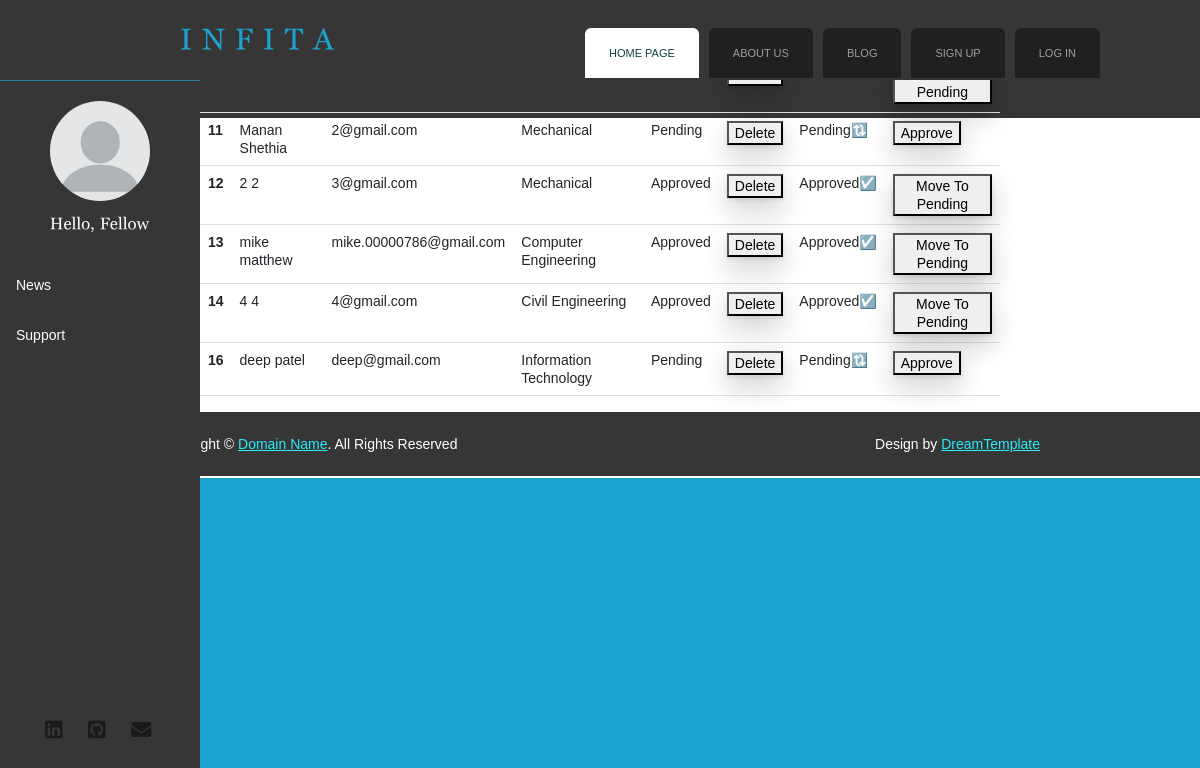
/studentList/, run on the app's committed database.
### onlineexamapp/models.py (models this page shows, shortened)
class User(models.Model): # STUDENT
    userType = models.CharField(max_length = 100, default = "Student")
    fname = models.CharField(max_length = 100)
    lname = models.CharField(max_length = 100)
    email = models.CharField(max_length = 100)
    mobile = models.CharField(max_length = 100)
    course = models.CharField(max_length = 100, default="")
    gender = models.CharField(max_length = 100)
    password = models.CharField(max_length = 100)
    address = models.TextField()
    profilePic = models.ImageField(upload_to = 'profilePic/', default="")
    userStatus = models.CharField(max_length = 100, default = "Pending")

### onlineexamapp/views.py (the view)
# urls.py: path('studentList/', views.studentList, name='studentList'),
def studentList(request):
    studentsList = User.objects.filter(userType = "Student")
    return render(request, 'studentList.html', {'studentsList': studentsList})

### onlineexamapp/templates/studentList.html (shortened to what this page needs)
{% extends 'header.html' %}
{% load static %}
{% block content %}
<!DOCTYPE html>
<html lang="en">
<head>
</head>
<body>
    <table class="table table-hover static-table" align="center" id="studentTable">
        <thead>
          <tr>
            <th scope="col">#</th>
            <th scope="col">Name</th>
            <th scope="col">Email</th>
            <th scope="col">Course</th>
            <th scope="col">Status</th>
            <th scope="col">Delete</th>
            <th scope="col">Status</th>
            <th scope="col">Approve</th>
          </tr>
        </thead>
        <tbody>
          {% for i in studentsList %}
          <tr>
            <th scope="row">{{i.id}}</th>
            <td>{{i.fname}} {{i.lname}}</td>
            <td>{{i.email}}</td>
            <td>{{i.course}}</td>
            <td>{{i.userStatus}}</td>
            {% if i.userStatus == "Approved" %}
            <td><button type="button">Delete</button></td>
            <td>Approved☑️</td>
            <td><button type="button" id="{{i.id}}">Move To Pending</button></td>
            {% else %}
            <td><button type="button">Delete</button></td>
            <td>Pending🔃</td>
            <td><button type="button" id="{{i.id}}">Approve</button></td>
            {% endif %}
          </tr>
          {% endfor %}
        </tbody>
      </table>
</body>
</html>
{% endblock %}

### onlineexamapp/static/css/style.css (style rules this page uses)
body { margin: 0; padding: 0; width: 100%; color: #28ecfa; font: normal 12px/1.5em "Liberation sans", Arial, Helvetica, sans-serif; background: #1ca2ce url(../images/main_bg.gif) repeat-x left top; }
html, .main { padding: 0; margin: 0; }
button { box-shadow: rgba(0, 0, 0, 0.2) 0px 12px 28px 0px, rgba(0, 0, 0, 0.1) 0px 2px 4px 0px, rgba(255, 255, 255, 0.05) 0px 0px 0px 1px inset; }

### onlineexamapp/templates/studentList.html (style rules this page uses)
body { text-align: center; }
.static-table { text-align: left; width: 800px; }

### data on the page
User: id "11", fname "Manan", lname "Shethia", email "2@gmail.com", course "Mechanical", userStatus "Pending"
User: id "12", fname "2", lname "2", email "3@gmail.com", course "Mechanical", userStatus "Approved"
User: id "13", fname "mike", lname "matthew", email "mike.00000786@gmail.com", course "Computer Engineering", userStatus "Approved"
User: id "14", fname "4", lname "4", email "4@gmail.com", course "Civil Engineering", userStatus "Approved"
User: id "16", fname "deep", lname "patel", email "deep@gmail.com", course "Information Technology", userStatus "Pending"
